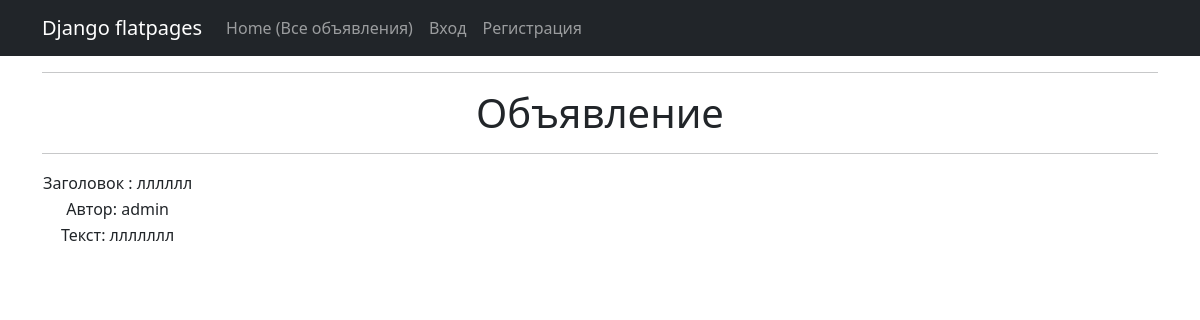
The app's page /post/3, older data.
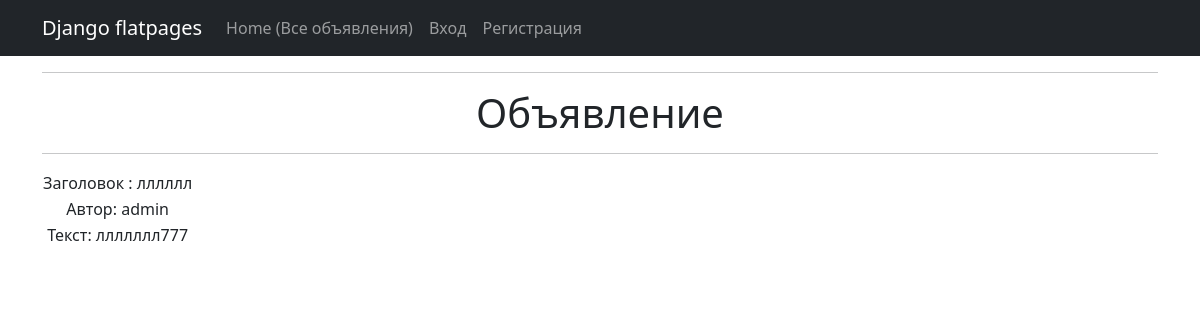
The same page, newer data.
### app_01/models.py (models this page shows, shortened)
class Post(models.Model):
    TYPE = (
        ('tank', 'Танки'),
        ('heal', 'Хилы'),
        ('dd', 'ДД'),
        ('buyers', 'Торговцы'),
        ('gildemaster', 'Гилдмастеры'),
        ('quest', 'Квестгиверы'),
        ('smith', 'Кузнецы'),
        ('tanner', 'Кожевники'),
        ('potion', 'Зельевары'),
        ('spellmaster', 'Мастер заклинаний'),
    )
    author = models.ForeignKey(User, on_delete=models.CASCADE)
    title = models.CharField(max_length=20)
    text = RichTextUploadingField(null=True, config_name='default',)
    category = models.CharField(max_length=20, choices=TYPE, default='tank')

### app_01/views.py (the view)
# urls.py: path('post/<int:pk>', IdPostList.as_view(), name='post_id'),
class IdPostList(DetailView):
    model = Post
    template_name = 'post_id.html'
    context_object_name = 'post_id'

### templates/post_id.html (shortened to what this page needs)
{% extends 'flatpages/default.html' %}
{% block content %}
{% load static %}
<hr>
<h1>Объявление</h1>
<hr>
<table>
    <tr><td>Заголовок :  {{post_id.title}}</td></tr>
    <tr><td>Автор:  {{post_id.author|truncatechars:10}}</td></tr>
    <tr><td>Текст:  {{post_id.text|safe}}</td></tr>
</table>
{% endblock content %}

Row changes from the older to the newer data that the page shows:
changed Post "лллллл": text "ллллллл" → "ллллллл777"
